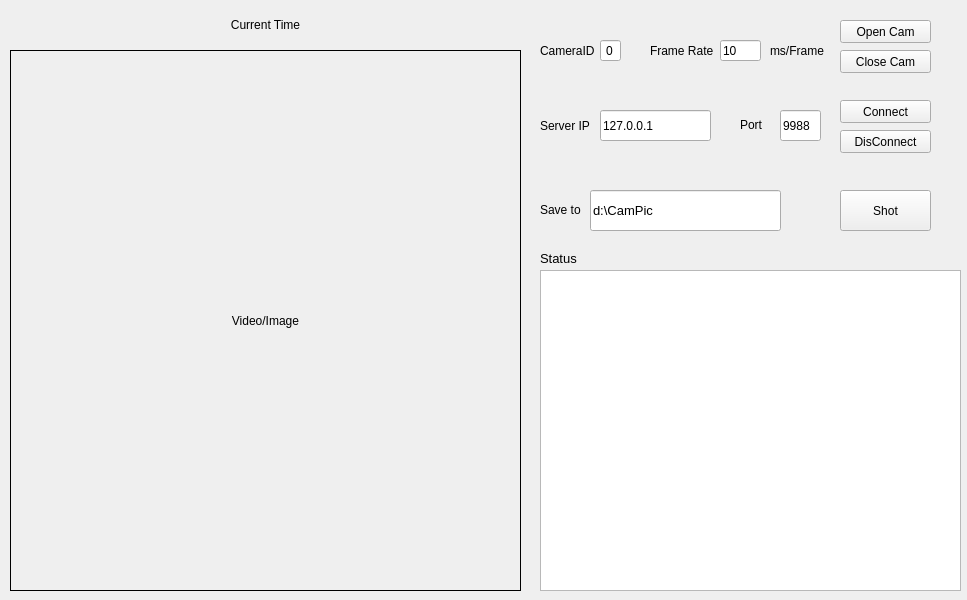
<?xml version="1.0" encoding="UTF-8"?>
<ui version="4.0">
 <class>MainWindow</class>
 <widget class="QMainWindow" name="MainWindow">
  <property name="geometry">
   <rect>
    <x>0</x>
    <y>0</y>
    <width>967</width>
    <height>600</height>
   </rect>
  </property>
  <property name="windowTitle">
   <string>MainWindow</string>
  </property>
  <widget class="QWidget" name="centralwidget">
   <widget class="QLabel" name="label">
    <property name="geometry">
     <rect>
      <x>10</x>
      <y>50</y>
      <width>511</width>
      <height>541</height>
     </rect>
    </property>
    <property name="frameShape">
     <enum>QFrame::Box</enum>
    </property>
    <property name="text">
     <string>Video/Image</string>
    </property>
    <property name="alignment">
     <set>Qt::AlignCenter</set>
    </property>
   </widget>
   <widget class="QPushButton" name="BtnOpenCamera">
    <property name="geometry">
     <rect>
      <x>840</x>
      <y>20</y>
      <width>91</width>
      <height>23</height>
     </rect>
    </property>
    <property name="text">
     <string>Open Cam</string>
    </property>
   </widget>
   <widget class="QLabel" name="label_2">
    <property name="geometry">
     <rect>
      <x>540</x>
      <y>110</y>
      <width>54</width>
      <height>31</height>
     </rect>
    </property>
    <property name="text">
     <string>Server IP</string>
    </property>
   </widget>
   <widget class="QLineEdit" name="lineEditIp">
    <property name="geometry">
     <rect>
      <x>600</x>
      <y>110</y>
      <width>111</width>
      <height>31</height>
     </rect>
    </property>
    <property name="text">
     <string>127.0.0.1</string>
    </property>
   </widget>
   <widget class="QLabel" name="label_3">
    <property name="geometry">
     <rect>
      <x>740</x>
      <y>109</y>
      <width>71</width>
      <height>31</height>
     </rect>
    </property>
    <property name="text">
     <string>Port</string>
    </property>
   </widget>
   <widget class="QLineEdit" name="lineEditport">
    <property name="geometry">
     <rect>
      <x>780</x>
      <y>110</y>
      <width>41</width>
      <height>31</height>
     </rect>
    </property>
    <property name="text">
     <string>9988</string>
    </property>
   </widget>
   <widget class="QLabel" name="label_4">
    <property name="geometry">
     <rect>
      <x>540</x>
      <y>250</y>
      <width>54</width>
      <height>16</height>
     </rect>
    </property>
    <property name="font">
     <font>
      <family>Arial</family>
      <pointsize>10</pointsize>
     </font>
    </property>
    <property name="text">
     <string>Status</string>
    </property>
   </widget>
   <widget class="QPushButton" name="btnConnect">
    <property name="geometry">
     <rect>
      <x>840</x>
      <y>100</y>
      <width>91</width>
      <height>23</height>
     </rect>
    </property>
    <property name="text">
     <string>Connect</string>
    </property>
   </widget>
   <widget class="QPushButton" name="btnOff">
    <property name="geometry">
     <rect>
      <x>840</x>
      <y>130</y>
      <width>91</width>
      <height>23</height>
     </rect>
    </property>
    <property name="text">
     <string>DisConnect</string>
    </property>
   </widget>
   <widget class="QPushButton" name="BtnCloseCamera">
    <property name="geometry">
     <rect>
      <x>840</x>
      <y>50</y>
      <width>91</width>
      <height>23</height>
     </rect>
    </property>
    <property name="text">
     <string>Close Cam</string>
    </property>
   </widget>
   <widget class="QTextBrowser" name="textBrowser_status">
    <property name="geometry">
     <rect>
      <x>540</x>
      <y>270</y>
      <width>421</width>
      <height>321</height>
     </rect>
    </property>
   </widget>
   <widget class="QLabel" name="label_time">
    <property name="geometry">
     <rect>
      <x>10</x>
      <y>9</y>
      <width>511</width>
      <height>31</height>
     </rect>
    </property>
    <property name="text">
     <string>Current Time</string>
    </property>
    <property name="alignment">
     <set>Qt::AlignCenter</set>
    </property>
   </widget>
   <widget class="QLabel" name="label_5">
    <property name="geometry">
     <rect>
      <x>540</x>
      <y>200</y>
      <width>54</width>
      <height>20</height>
     </rect>
    </property>
    <property name="text">
     <string>Save to</string>
    </property>
   </widget>
   <widget class="QLineEdit" name="lineEdit_save">
    <property name="geometry">
     <rect>
      <x>590</x>
      <y>190</y>
      <width>191</width>
      <height>41</height>
     </rect>
    </property>
    <property name="font">
     <font>
      <family>Arial</family>
      <pointsize>10</pointsize>
      <italic>false</italic>
     </font>
    </property>
    <property name="text">
     <string>d:\CamPic</string>
    </property>
   </widget>
   <widget class="QPushButton" name="btnshot">
    <property name="geometry">
     <rect>
      <x>840</x>
      <y>190</y>
      <width>91</width>
      <height>41</height>
     </rect>
    </property>
    <property name="text">
     <string>Shot</string>
    </property>
   </widget>
   <widget class="QLabel" name="label_captime">
    <property name="geometry">
     <rect>
      <x>650</x>
      <y>40</y>
      <width>71</width>
      <height>21</height>
     </rect>
    </property>
    <property name="text">
     <string>Frame Rate</string>
    </property>
   </widget>
   <widget class="QLineEdit" name="lineEdit_time">
    <property name="geometry">
     <rect>
      <x>720</x>
      <y>40</y>
      <width>41</width>
      <height>21</height>
     </rect>
    </property>
    <property name="text">
     <string>10</string>
    </property>
   </widget>
   <widget class="QLabel" name="label_camid">
    <property name="geometry">
     <rect>
      <x>540</x>
      <y>40</y>
      <width>71</width>
      <height>21</height>
     </rect>
    </property>
    <property name="text">
     <string>CameraID</string>
    </property>
   </widget>
   <widget class="QLineEdit" name="lineEdit_camid">
    <property name="geometry">
     <rect>
      <x>600</x>
      <y>40</y>
      <width>21</width>
      <height>21</height>
     </rect>
    </property>
    <property name="text">
     <string>0</string>
    </property>
    <property name="alignment">
     <set>Qt::AlignCenter</set>
    </property>
   </widget>
   <widget class="QLabel" name="label_6">
    <property name="geometry">
     <rect>
      <x>770</x>
      <y>40</y>
      <width>61</width>
      <height>21</height>
     </rect>
    </property>
    <property name="text">
     <string>ms/Frame</string>
    </property>
   </widget>
  </widget>
 </widget>
 <resources/>
 <connections/>
</ui>
